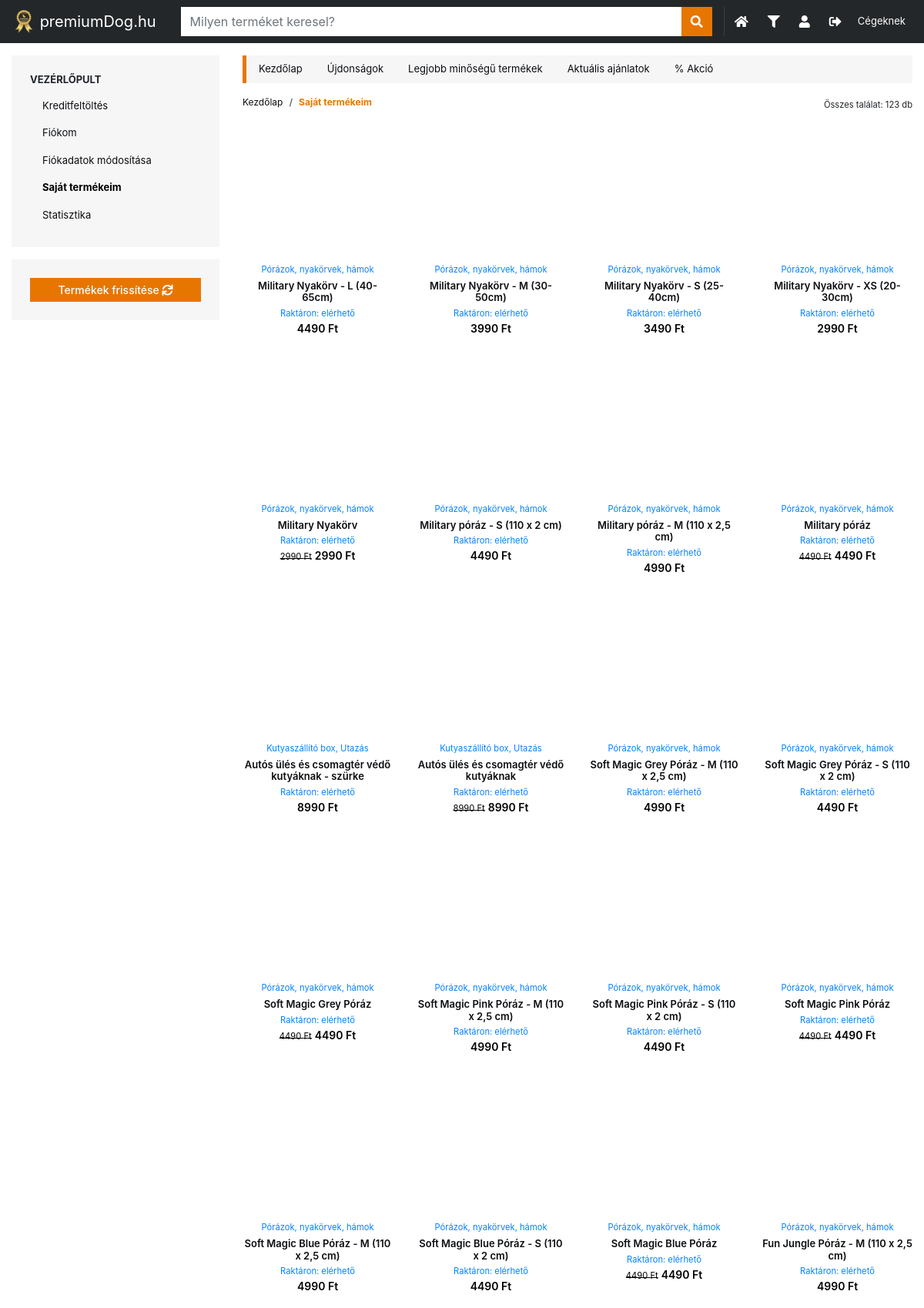
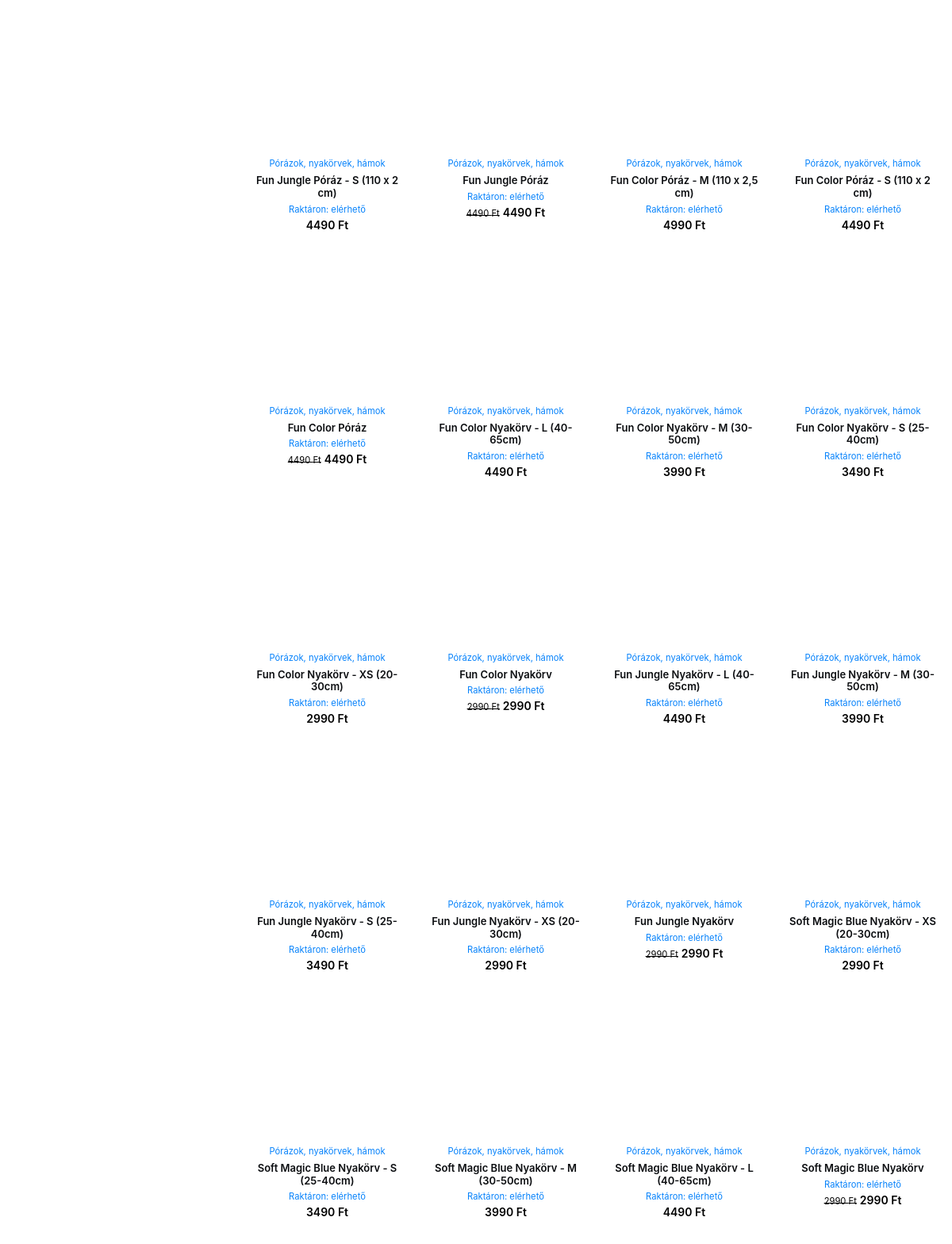
Screenshot of /accounts/profile/product (signed in, upper part) with the database file from the repository (2 pictures, top to bottom).
### shop/models.py (models this page shows, shortened)
class Product(models.Model):
    product_id = models.PositiveIntegerField()
    product_name = models.CharField(max_length=254)
    slug = models.SlugField(null=True, blank=True)
    product_link = models.CharField(max_length=254, blank=True, null=True)
    product_image_link = models.CharField(max_length=254, blank=True, null=True)
    product_price = models.IntegerField(blank=True, null=True)
    product_sale_price = models.IntegerField(blank=True, null=True)
    product_sku = models.CharField(max_length=254, blank=True, null=True)
    product_available = models.CharField(max_length=254, blank=True, null=True)
    product_quantity = models.IntegerField(blank=True, null=True)
    product_category = models.ForeignKey(Category, related_name='products', on_delete=models.CASCADE, null=True)
    product_description = models.TextField(null=True, blank=True)
    product_short_description = models.TextField(null=True, blank=True)
    product_visitor = models.IntegerField(default=1, null=True, blank=True)
    user = models.ForeignKey(settings.AUTH_USER_MODEL, related_name='products', on_delete=models.CASCADE)
    active = models.BooleanField(default=True)
    is_offer = models.BooleanField(default=False)
    created_at = models.DateTimeField(auto_now_add=True)
    updated_at = models.DateTimeField(auto_now=True)

class Category(models.Model):
    name = models.CharField(max_length=200, db_index=True)
    slug = models.SlugField(max_length=200, db_index=True,unique=True)
    category_order = models.IntegerField(null=True, blank=True, unique=True)
    category_image = models.ImageField(default='', blank=True, null=True)
    category_banner_link = models.CharField(max_length=254, blank=True, default='', null=True)
    category_banner_img = models.ImageField(null=True, blank=True, default='')
    def __str__(self):
        return self.name

### accounts/views.py (the view)
# urls.py: path('profile/product', views.profile_product, name='profile_product'),
@login_required
def profile_product(request):
    user = request.user
    products = Product.objects.filter(user = user)
    return render(request, 'accounts/profile_product.html', {'products':products})

### accounts/templates/accounts/profile_product.html (shortened to what this page needs)
{% extends "../base.html" %}
{% load static %}
{% block content %}
<aside class="col-lg-3 blog-sidebar order-1 order-lg-0">
  <div class="sidebar p-4 bg-light mb-3">
    <h6 class="sidebar-title">Vezérlőpult</h6>
    <nav class="nav flex-column">
      <a class="nav-link" href="{% url 'accounts:profile_credit' %}">Kreditfeltöltés</a>
      <a class="nav-link" href="{% url 'accounts:profile' %}">Fiókom</a>
      <a class="nav-link" href="{% url 'accounts:profile_edit' %}">Fiókadatok módosítása</a>
      <a class="nav-link active" href="{% url 'accounts:profile_product' %}">Saját termékeim</a>
      <a class="nav-link" href="{% url 'accounts:profile_affiliate' %}">Statisztika</a>
    </nav>
  </div>
  <div class="sidebar p-4 bg-light mb-3 text-center">
    <a href="{% url 'accounts:update_product_list' %}" class="btn btn-sm btn-block btn-secondary">Termékek frissítése <i class="fas fa-sync"></i></a>
  </div>
</aside>
<div class="col-lg-9 blog-main order-0 order-lg-1">
  <div class="sidebar p-0 bg-light mb-3 border-left-orange">
    <nav class="nav main-nav">
      <a class="nav-link" href="/">Kezdőlap</a>
      <a class="nav-link" href="{% url 'shop:product_latest' %}">Újdonságok</a>
      <a class="nav-link" href="{% url 'shop:product_most_viewed' %}">Legjobb minőségű termékek</a>
      <a class="nav-link" href="{% url 'shop:product_offer' %}">Aktuális ajánlatok</a>
      <a class="nav-link" href="{% url 'shop:product_discount' %}">% Akció</a>
    </nav>
  </div>
  <div class="home-header">
    <div class="row">
      <div class="col-6">
        <nav aria-label="breadcrumb">
          <ol class="breadcrumb">
            <li class="breadcrumb-item"><a href="/">Kezdőlap</a></li>
            <li class="breadcrumb-item active" aria-current="page">Saját termékeim</li>
          </ol>
        </nav>
      </div>
      <div class="col-6 text-right mb-1"><small>Összes találat: {{products | length}} db</small></div>
    </div>
  </div>
  <div class="row">
    {% for product in products%}
    <div class="col-6 col-lg-3 mb-3">
      <div class="card ">
        <div
          style="background: url('{{product.product_image_link}}');height:180px;background-position: center center;background-repeat: no-repeat;background-size: 50%;">
        </div>
        <div class="card-body">
          <small class="card-category">{{product.product_category}}</small>
          <h5 class="card-title mb-0"><a
              href="{% url 'accounts:profile_product_details' product.product_id product.slug %}">{{product.product_name}}</a>
          </h5>
          <ul class="list-unstyled">
            {% if product.product_available == 'in stock'%}
            <li><small class="card-stock">Raktáron: elérhető</small></li>
            {%else%}
            <li><small class="card-stock">Raktáron: {{product.product_available}}</small></li>
            {%endif%}
            {% if product.product_sale_price%}
            <li>
              <span class="card-sale-price"><small>{{product.product_price}} Ft</small></span>
              <span class="card-price">{{product.product_sale_price}} Ft</span></li>
            {%else%}
            <li><span class="card-price">{{product.product_price}} Ft</span></li>
            {%endif%}
          </ul>
        </div>
      </div>
    </div>
    {% endfor %}
  </div>
</div>
{% endblock %}

### assets/style.css (style rules this page uses)
body { font-size: 14px; padding-top: 56px !important; }
a { color:#0b0d10; }
.bg-light { background: rgba(239, 240, 241, 0.568) !important; }
.sidebar { font-size: 12px; }
.sidebar-title { font-size: 13px; text-transform: uppercase; font-weight: 700; }
.nav-link { font-size:13px; }
.sidebar .nav-link.active { font-weight: 700; color: #000; }
.btn { font-weight: 500; border-radius: 0 !important; white-space:normal !important; word-wrap: break-word; word-break: normal; }
.btn-secondary { background: #e77600 !important; color:#fff; border-color: #e77600 !important; border-radius: 0; }
.breadcrumb { display: -ms-flexbox; display: flex; -ms-flex-wrap: wrap; flex-wrap: wrap; padding: 0; font-size: 12px; margin-bottom: 1rem; list-style: none; background-color: transparent; border-radius: 0px; }
.card { text-align: center; border-radius: 0; border: none; }
.card-body { padding: 0px; }
.card-title { font-size:13px; font-weight: 600; color: #000; margin-top:5px; }
.card-price { font-size: 14px; font-weight: 600; color:#000 !important; }
.card-sale-price { text-decoration: line-through; color:#000 !important; }
.card-stock { color: #0682fb !important; }
.card-category { color: #0682fb !important; }
.breadcrumb-item.active { color:#e77600; font-weight: 700; }
.border-left-orange { border-left:5px solid #e77600; }

### rows the page displays
Product: product_category "Pórázok, nyakörvek, hámok", product_name "Military Nyakörv - L (40-65cm)", product_available "Raktáron: elérhető", product_price "4490"
Product: product_category "Pórázok, nyakörvek, hámok", product_name "Military Nyakörv - M (30-50cm)", product_available "Raktáron: elérhető", product_price "3990"
Product: product_category "Pórázok, nyakörvek, hámok", product_name "Military Nyakörv - S (25-40cm)", product_available "Raktáron: elérhető", product_price "3490"
Product: product_category "Pórázok, nyakörvek, hámok", product_name "Military Nyakörv - XS (20-30cm)", product_available "Raktáron: elérhető", product_price "2990"
Product: product_category "Pórázok, nyakörvek, hámok", product_name "Military Nyakörv", product_available "Raktáron: elérhető", product_price "2990", product_sale_price "2990"
Product: product_category "Pórázok, nyakörvek, hámok", product_name "Military póráz - S (110 x 2 cm)", product_available "Raktáron: elérhető", product_price "4490"
Product: product_category "Pórázok, nyakörvek, hámok", product_name "Military póráz - M (110 x 2,5 cm)", product_available "Raktáron: elérhető", product_price "4990"
Product: product_category "Pórázok, nyakörvek, hámok", product_name "Military póráz", product_available "Raktáron: elérhető", product_price "4490", product_sale_price "4490"
Product: product_category "Kutyaszállító box, Utazás", product_name "Autós ülés és csomagtér védő kutyáknak - szürke", product_available "Raktáron: elérhető", product_price "8990"
Product: product_category "Kutyaszállító box, Utazás", product_name "Autós ülés és csomagtér védő kutyáknak", product_available "Raktáron: elérhető", product_price "8990", product_sale_price "8990"
Product: product_category "Pórázok, nyakörvek, hámok", product_name "Soft Magic Grey Póráz - M (110 x 2,5 cm)", product_available "Raktáron: elérhető", product_price "4990"
Product: product_category "Pórázok, nyakörvek, hámok", product_name "Soft Magic Grey Póráz - S (110 x 2 cm)", product_available "Raktáron: elérhető", product_price "4490"
Product: product_category "Pórázok, nyakörvek, hámok", product_name "Soft Magic Grey Póráz", product_available "Raktáron: elérhető", product_price "4490", product_sale_price "4490"
Product: product_category "Pórázok, nyakörvek, hámok", product_name "Soft Magic Pink Póráz - M (110 x 2,5 cm)", product_available "Raktáron: elérhető", product_price "4990"
Product: product_category "Pórázok, nyakörvek, hámok", product_name "Soft Magic Pink Póráz - S (110 x 2 cm)", product_available "Raktáron: elérhető", product_price "4490"
Product: product_category "Pórázok, nyakörvek, hámok", product_name "Soft Magic Pink Póráz", product_available "Raktáron: elérhető", product_price "4490", product_sale_price "4490"
Product: product_category "Pórázok, nyakörvek, hámok", product_name "Soft Magic Blue Póráz - M (110 x 2,5 cm)", product_available "Raktáron: elérhető", product_price "4990"
Product: product_category "Pórázok, nyakörvek, hámok", product_name "Soft Magic Blue Póráz - S (110 x 2 cm)", product_available "Raktáron: elérhető", product_price "4490"
Product: product_category "Pórázok, nyakörvek, hámok", product_name "Soft Magic Blue Póráz", product_available "Raktáron: elérhető", product_price "4490", product_sale_price "4490"
Product: product_category "Pórázok, nyakörvek, hámok", product_name "Fun Jungle Póráz - M (110 x 2,5 cm)", product_available "Raktáron: elérhető", product_price "4990"
Product: product_category "Pórázok, nyakörvek, hámok", product_name "Fun Jungle Póráz - S (110 x 2 cm)", product_available "Raktáron: elérhető", product_price "4490"
Product: product_category "Pórázok, nyakörvek, hámok", product_name "Fun Jungle Póráz", product_available "Raktáron: elérhető", product_price "4490", product_sale_price "4490"
Product: product_category "Pórázok, nyakörvek, hámok", product_name "Fun Color Póráz - M (110 x 2,5 cm)", product_available "Raktáron: elérhető", product_price "4990"
Product: product_category "Pórázok, nyakörvek, hámok", product_name "Fun Color Póráz - S (110 x 2 cm)", product_available "Raktáron: elérhető", product_price "4490"
Product: product_category "Pórázok, nyakörvek, hámok", product_name "Fun Color Póráz", product_available "Raktáron: elérhető", product_price "4490", product_sale_price "4490"
Product: product_category "Pórázok, nyakörvek, hámok", product_name "Fun Color Nyakörv - L (40-65cm)", product_available "Raktáron: elérhető", product_price "4490"
Product: product_category "Pórázok, nyakörvek, hámok", product_name "Fun Color Nyakörv - M (30-50cm)", product_available "Raktáron: elérhető", product_price "3990"
Product: product_category "Pórázok, nyakörvek, hámok", product_name "Fun Color Nyakörv - S (25-40cm)", product_available "Raktáron: elérhető", product_price "3490"
Product: product_category "Pórázok, nyakörvek, hámok", product_name "Fun Color Nyakörv - XS (20-30cm)", product_available "Raktáron: elérhető", product_price "2990"
Product: product_category "Pórázok, nyakörvek, hámok", product_name "Fun Color Nyakörv", product_available "Raktáron: elérhető", product_price "2990", product_sale_price "2990"
Product: product_category "Pórázok, nyakörvek, hámok", product_name "Fun Jungle Nyakörv - L (40-65cm)", product_available "Raktáron: elérhető", product_price "4490"
Product: product_category "Pórázok, nyakörvek, hámok", product_name "Fun Jungle Nyakörv - M (30-50cm)", product_available "Raktáron: elérhető", product_price "3990"
Product: product_category "Pórázok, nyakörvek, hámok", product_name "Fun Jungle Nyakörv - S (25-40cm)", product_available "Raktáron: elérhető", product_price "3490"
Product: product_category "Pórázok, nyakörvek, hámok", product_name "Fun Jungle Nyakörv - XS (20-30cm)", product_available "Raktáron: elérhető", product_price "2990"
Product: product_category "Pórázok, nyakörvek, hámok", product_name "Fun Jungle Nyakörv", product_available "Raktáron: elérhető", product_price "2990", product_sale_price "2990"
Product: product_category "Pórázok, nyakörvek, hámok", product_name "Soft Magic Blue Nyakörv - XS (20-30cm)", product_available "Raktáron: elérhető", product_price "2990"
Product: product_category "Pórázok, nyakörvek, hámok", product_name "Soft Magic Blue Nyakörv - S (25-40cm)", product_available "Raktáron: elérhető", product_price "3490"
Product: product_category "Pórázok, nyakörvek, hámok", product_name "Soft Magic Blue Nyakörv - M (30-50cm)", product_available "Raktáron: elérhető", product_price "3990"
Product: product_category "Pórázok, nyakörvek, hámok", product_name "Soft Magic Blue Nyakörv - L (40-65cm)", product_available "Raktáron: elérhető", product_price "4490"
Product: product_category "Pórázok, nyakörvek, hámok", product_name "Soft Magic Blue Nyakörv", product_available "Raktáron: elérhető", product_price "2990", product_sale_price "2990"

### other values shown
{{ products | length }} "123"
